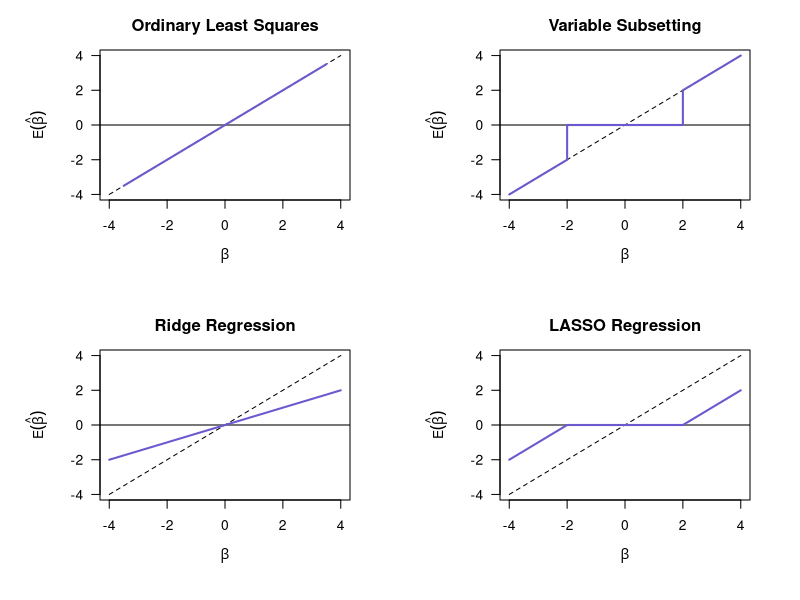
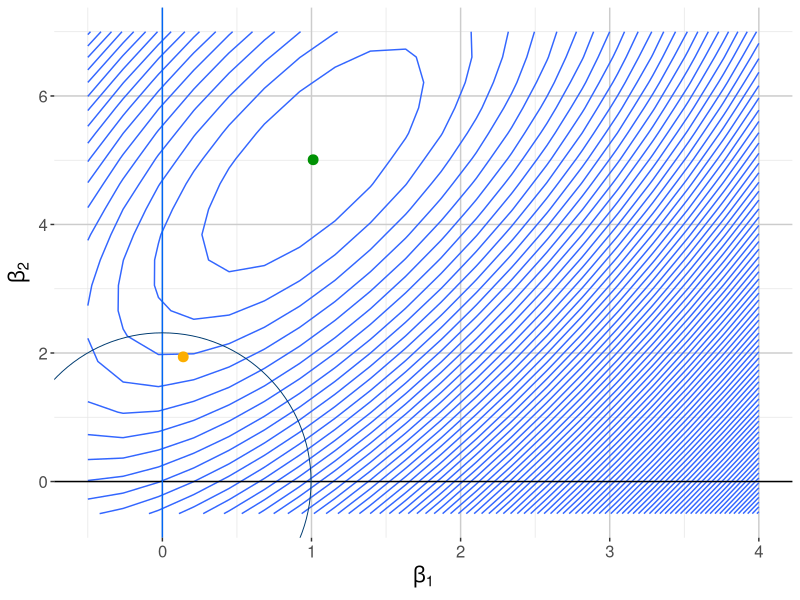
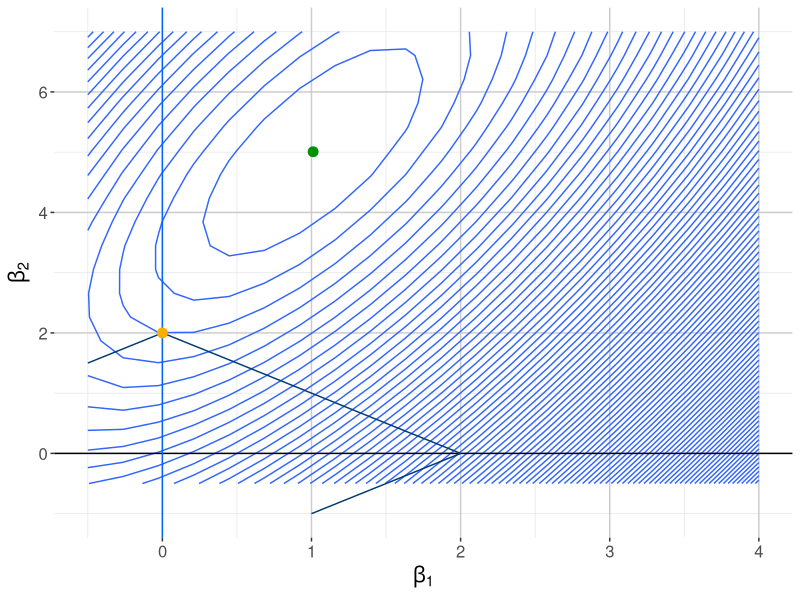
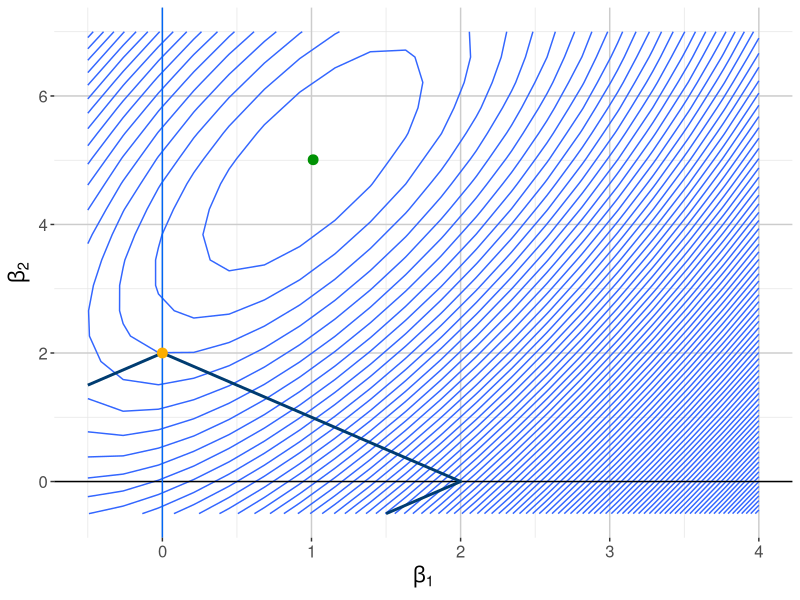
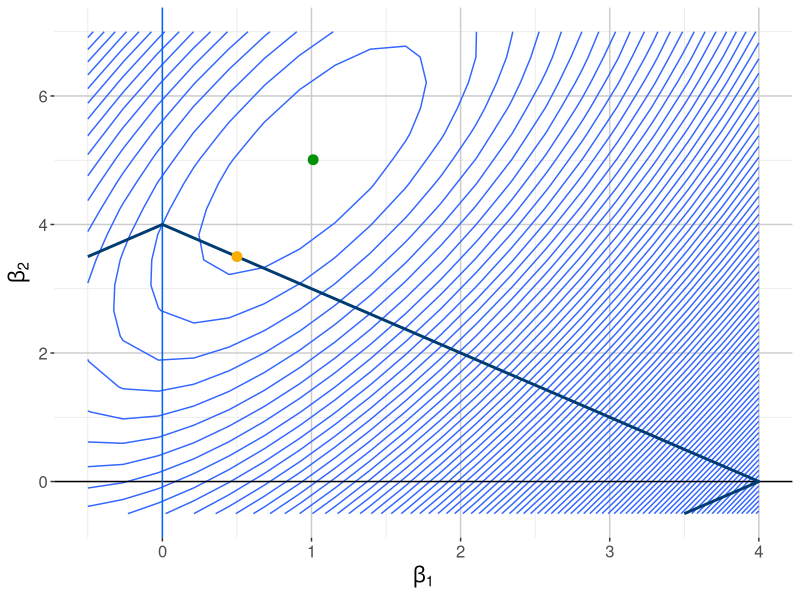
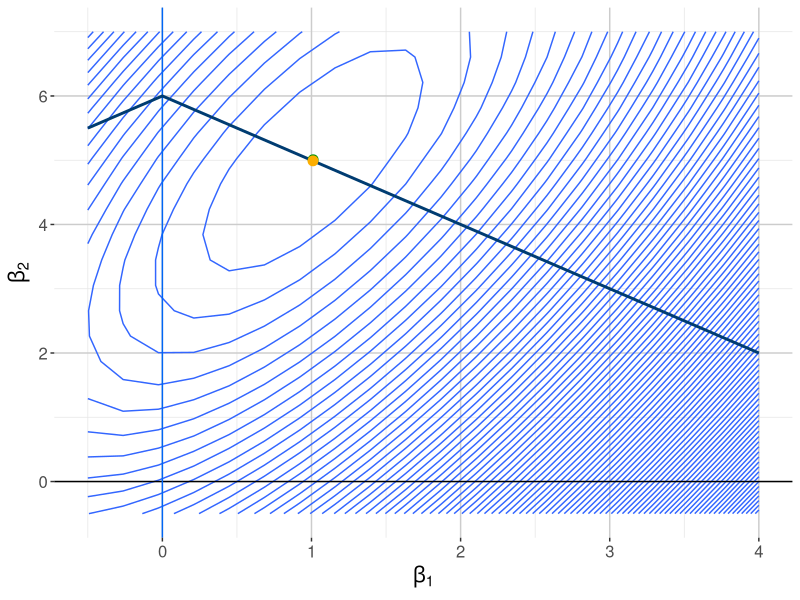

The R source for these figures, in order:
## Generate plots for presentation of LASSO regression
 library(data.table)
 library(ggplot2)
 library(scales)
 
 thm <- theme(axis.text = element_text(size = 12),
              axis.title = element_text(size = 15),
              panel.background = element_rect(fill = "white"),
              panel.grid.major = element_line(colour = "gray80"),
              panel.grid.minor = element_line(colour = "gray90"))
 
 uhg_cols = list
 uhg_blue <- rgb(0/255, 102/255, 245/255)
 uhg_lightgreen <- rgb(170/255, 206/255, 21/255)
 uhg_darkgreen <- rgb(0/255, 145/255, 4/255)
 uhg_darkblue <- rgb(0/255, 60/255, 113/255)
 uhg_gold <- rgb(252/255, 174/255, 0/255)
 uhg_yellow <- rgb(255/255, 218/255, 3/255)
 
 ## Plots of Bias for OLS, Ridge, LASSO
 par(mfrow=c(2,2),las=1,mai=c(1,1,0.5,0.5))
 # plot(0,0,type="n",axes=F,xlab="",ylab="")
 ## OLS
 plot(-4:4,-4:4,type="l",lty=2,xlab=expression(beta),ylab=expression(E(hat(beta))),main="Ordinary Least Squares")
 abline(h=0)
 lines(c(-3.5, 3.5), c(-3.5, 3.5), col = "slateblue", lwd = 2)
 ## Variable Subsetting
 plot(-4:4,-4:4,type="l",lty=2,xlab=expression(beta),ylab=expression(E(hat(beta))),main="Variable Subsetting")
 abline(h=0)
 lines(c(-4,-2,-2,0,2,2,4),c(-4,-2,0,0,0,2,4),col="slateblue",lwd=2)
 ## Ridge Regression
 plot(-4:4,-4:4,type="l",lty=2,xlab=expression(beta),ylab=expression(E(hat(beta))),main="Ridge Regression")
 abline(h=0)
 lines(c(-4,4),c(-2,2),col="slateblue",lwd=2)
 ## LASSO Regression
 plot(-4:4,-4:4,type="l",lty=2,xlab=expression(beta),ylab=expression(E(hat(beta))),main="LASSO Regression")
 abline(h=0)
 lines(c(-4,-2,0,2,4),c(-2,0,0,0,2),col="slateblue",lwd=2)
 
 ## Geometric interpretation of constraints
 set.seed(1236)
 x1 <- rnorm(100,10,3)
 x2 <- rnorm(100,10-1.2*x1,2)
 y  <- 1*x1 + 5*x2 + rnorm(100)
 mod <- lm(y~x1+x2)
 summary(mod)
 b.est <- coef(mod)[-1]
 mat <- cbind(x1,x2)
 b.Sig <- solve(t(mat)%*%mat)
 cont <- expand.grid(x=seq(-.5,4,length.out=20),y=seq(-.5,7,length.out=20))
 cont$dist <- mahalanobis(cont,b.est,b.Sig)
 
 ### Plots
 
 ## Ridge Regression
 png("RidgeConstraint.png", width = 320, height = 500)
 ggplot() + geom_contour(data=cont,aes(x=x,y=y,z=dist),binwidth=3250) + 
   geom_hline(aes(yintercept=0)) + geom_vline(aes(xintercept=0), col = uhg_blue) + 
   geom_point(data=data.frame(x=0,y=0),aes(x,y),shape=1,cex=100, col = uhg_darkblue) + 
   geom_point(data=data.frame(x=b.est[1],y=b.est[2]),aes(x,y), colour = uhg_darkgreen, size = 3) +
   geom_point(data=data.frame(x=.14,y=1.94),aes(x,y), colour = uhg_gold, size = 3) +
   labs(x=expression(beta[1]),y=expression(beta[2])) + thm
 dev.off()
 ## LASSO Regression
 png("LassoConstraint.png", width = 320, height = 500)
 ggplot() + geom_contour(data=cont,aes(x=x,y=y,z=dist),binwidth=3200) + 
   geom_hline(aes(yintercept=0)) + geom_vline(aes(xintercept=0), col = uhg_blue) + 
   geom_path(data=data.frame(x=c(-.5,0,2,1),y=c(1.5,2,0,-1)),aes(x=x,y=y), col = uhg_darkblue) + 
   geom_point(data=data.frame(x=b.est[1],y=b.est[2]),aes(x,y), colour = uhg_darkgreen, size = 3) +
   geom_point(data=data.frame(x=0,y=2),aes(x,y), colour = uhg_gold, size = 3) +
   scale_y_continuous(breaks = 2*(0:3)) +
   labs(x=expression(beta[1]),y=expression(beta[2])) + thm
 dev.off()
 ## LASSO Regression (varying constraint parameter)
 png("LassoConstraint1.png", width = 320, height = 500)
 ggplot() + geom_contour(data=cont,aes(x=x,y=y,z=dist),binwidth=3200) + 
   geom_hline(aes(yintercept=0)) + geom_vline(aes(xintercept=0), col = uhg_blue) + 
   geom_path(data=data.frame(x=c(-.5,0,2,1.5),y=c(1.5,2,0,-.5)),aes(x=x,y=y), col = uhg_darkblue, size = 1) + 
   geom_point(data=data.frame(x=b.est[1],y=b.est[2]),aes(x,y), colour = uhg_darkgreen, size = 3) +
   geom_point(data=data.frame(x=0,y=2),aes(x,y), colour = uhg_gold, size = 3) +
   labs(x=expression(beta[1]),y=expression(beta[2])) + thm
 dev.off()
 png("LassoConstraint2.png", width = 320, height = 500)
 ggplot() + geom_contour(data=cont,aes(x=x,y=y,z=dist),binwidth=3400) + 
   geom_hline(aes(yintercept=0)) + geom_vline(aes(xintercept=0), col = uhg_blue) + 
   geom_path(data=data.frame(x=c(-.5,0,4,3.5),y=c(3.5,4,0,-.5)),aes(x=x,y=y), col = uhg_darkblue, size = 1) + 
   geom_point(data=data.frame(x=b.est[1],y=b.est[2]),aes(x,y), colour = uhg_darkgreen, size = 3) +
   geom_point(data=data.frame(x=.5,y=3.5),aes(x,y), colour = uhg_gold, size = 3) +
   labs(x=expression(beta[1]),y=expression(beta[2])) + thm
 dev.off()
 png("LassoConstraint3.png", width = 320, height = 500)
 ggplot() + geom_contour(data=cont,aes(x=x,y=y,z=dist),binwidth=3200) + 
   geom_hline(aes(yintercept=0)) + geom_vline(aes(xintercept=0), col = uhg_blue) + 
   geom_path(data=data.frame(x=c(-.5,0,4),y=c(5.5,6,2)),aes(x=x,y=y), col = uhg_darkblue, size = 1) + 
   geom_point(data=data.frame(x=b.est[1],y=b.est[2]),aes(x,y), colour = uhg_darkgreen, size = 3) +
   geom_point(data=data.frame(x=1.01,y=4.99),aes(x,y), colour = uhg_gold, size = 3) +
   labs(x=expression(beta[1]),y=expression(beta[2])) + thm
 dev.off()
 
 
 
 
 
 
# End script
 